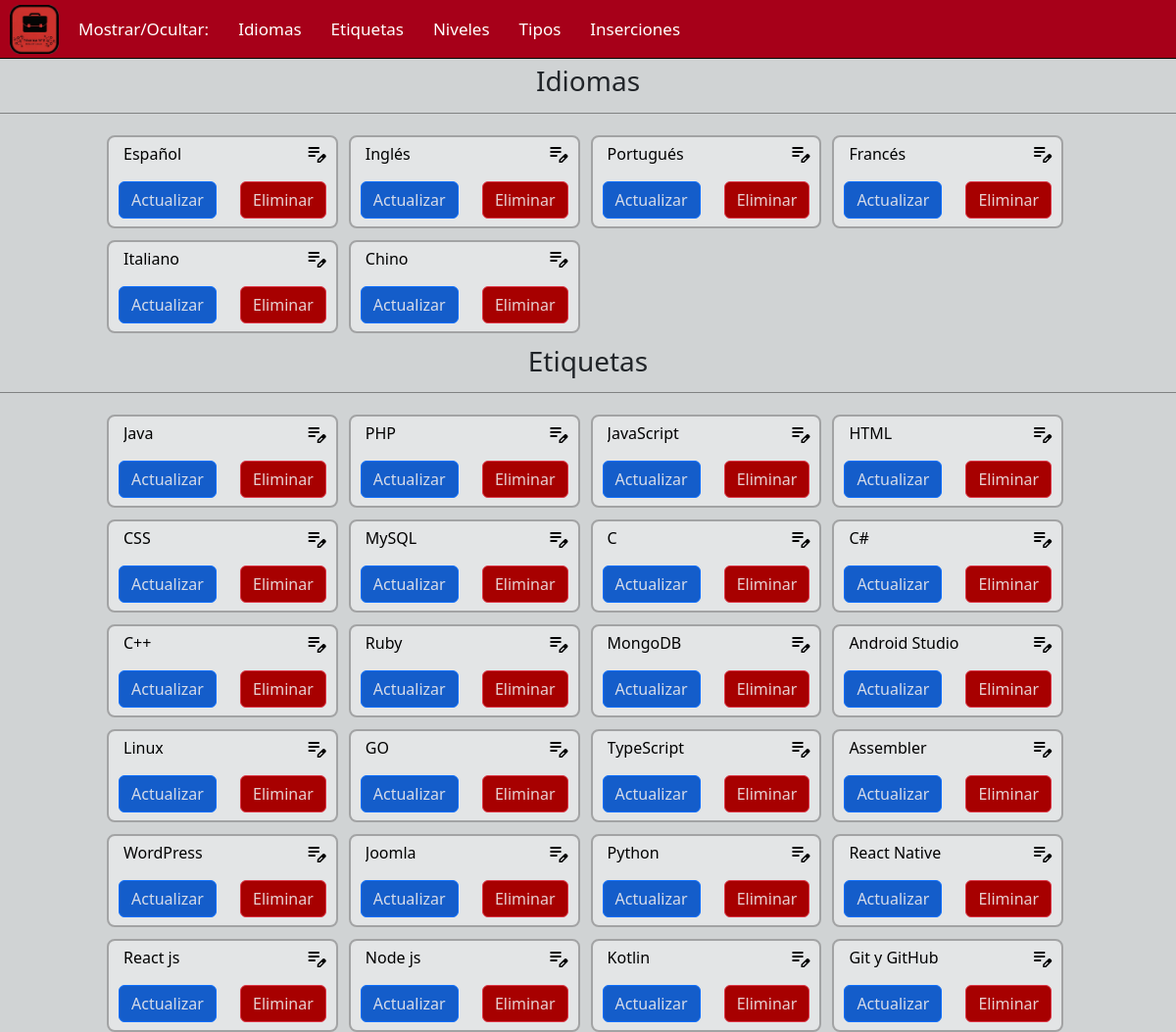
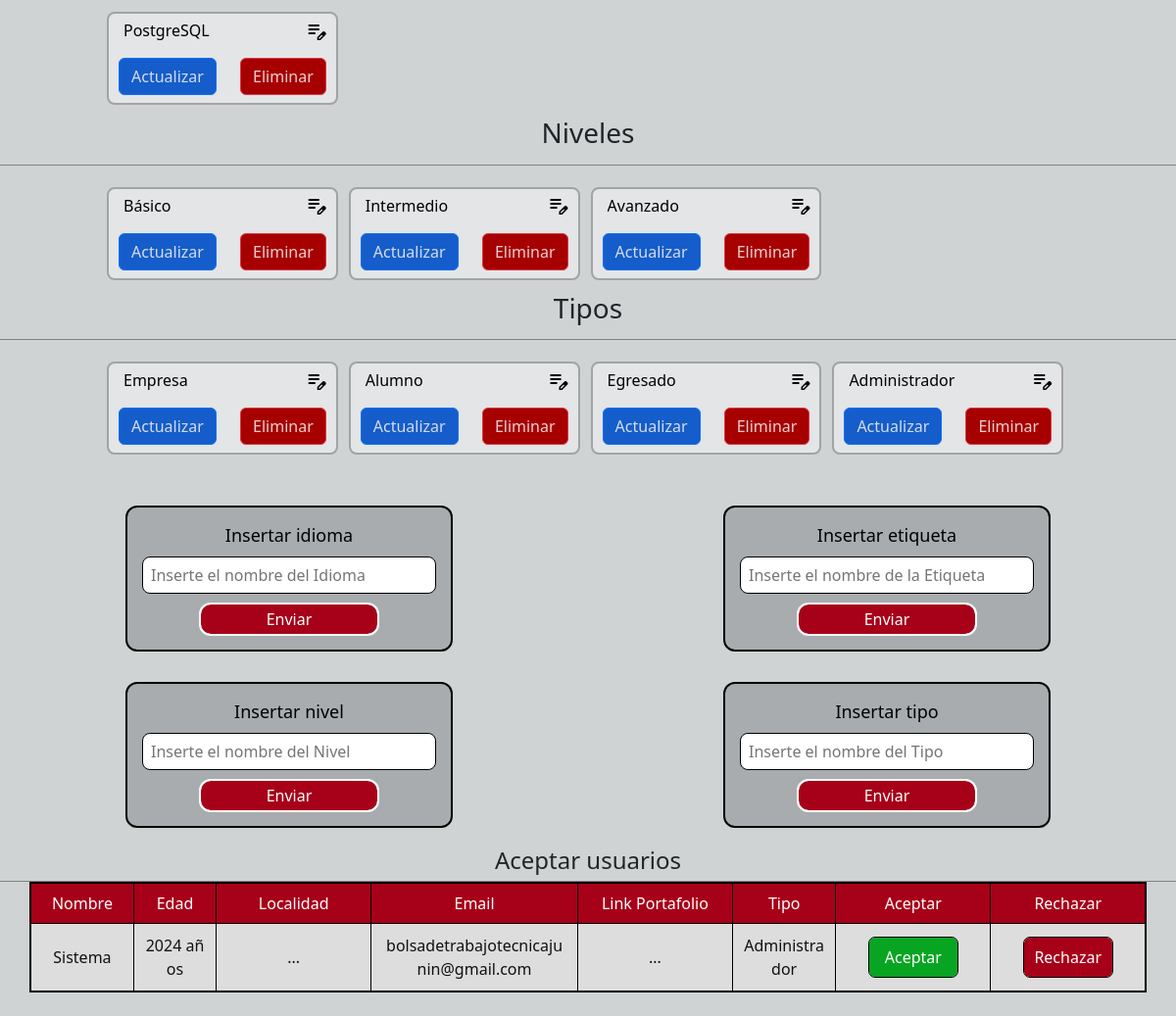
The page /vistas/adminmenu.php on the database its author committed (2 pictures, top to bottom).
### tables this page shows
CREATE TABLE `idioma` (
  `idioma_id` int(10) NOT NULL,
  `idioma_nombre` varchar(80) NOT NULL
);

CREATE TABLE `etiquetas` (
  `etiqueta_id` int(10) NOT NULL,
  `etiqueta_nombre` varchar(80) NOT NULL
);

CREATE TABLE `niveles` (
  `niveles_id` int(10) NOT NULL,
  `niveles_nombre` text NOT NULL
);

CREATE TABLE `tipo_usuario` (
  `tipoUsuario_id` int(11) NOT NULL,
  `tipoUsuario_nombre` varchar(80) NOT NULL
);

CREATE TABLE `usuarios` (
  `usuario_id` int(10) NOT NULL,
  `usuario_nombre` varchar(80) NOT NULL,
  `usuario_edad` date NOT NULL,
  `usuario_localidad` varchar(80) NOT NULL,
  `usuario_email` varchar(80) NOT NULL,
  `usuario_clave` varchar(80) NOT NULL,
  `usuario_descripcion` text NOT NULL,
  `usuario_dateAct` date NOT NULL,
  `usuario_fotoPerfil` varchar(500) NOT NULL,
  `usuario_portfolio` varchar(300) NOT NULL,
  `usuario_habilitado` varchar(100) NOT NULL,
  `usuario_tipo` int(10) NOT NULL,
  `usuario_estado` int(10) NOT NULL
);

### logica/metodoscrud.php (called while the page is built, shortened)
<?php
class methods{
    public function mostrarDatos($sql){
        require_once("connection.php");
        $result= $connection->query($sql);
        $datos= $result->fetch_all(MYSQLI_ASSOC);
        return $datos;
    }
}
?>

### vistas/adminmenu.php (the view, shortened to what this page needs)
<?php
require('../logica/metodoscrud.php');
require('../logica/connection.php');
function calcularEdad($fechaDeNacimiento){
    $fechaDeNacimiento = new DateTime($fechaDeNacimiento);
    $fechaActual = new DateTime();
    $diferencia = $fechaActual->diff($fechaDeNacimiento);
    $edad = $diferencia->y;
    return $edad;
}
                ?>
<!DOCTYPE html>
<html lang="en">
<head>
    <link href="https://cdn.jsdelivr.net/npm/bootstrap@5.3.3/dist/css/bootstrap.min.css" rel="stylesheet"
>
    <link rel="stylesheet" href="../estilos/adminStyle.css">
</head>
<body>
    <header>
        <nav>
            <a href="../index.php" class="container-img"><img src="../imgs/logo.png" alt="logo bolsa"></a>
            <span><a>Mostrar/Ocultar:</a></span>
            <li class="container-toggles markeroff">
                <a onclick="toggleDiv('.idiomas')">Idiomas</a>
                <a onclick="toggleDiv('.etiquetas')">Etiquetas</a>
                <a onclick="toggleDiv('.niveles')">Niveles</a>
                <a onclick="toggleDiv('.tipos')">Tipos</a>
                <a onclick="toggleDiv('.contenedor-insercion')">Inserciones</a>
            </li>
        </nav>
    </header>
    <section>
        <h3 class="idiomas">Idiomas</h3>
        <div class="adminmenudiv">
            <?php
            $obj = new methods();
            $idiomas = "SELECT * FROM idioma";
            $etiquetas = "SELECT * FROM etiquetas";
            $tipos = "SELECT * FROM tipo_usuario";
            $niveles = "SELECT * FROM niveles";
            $datos = $obj->mostrarDatos($idiomas);
            foreach ($datos as $key) { ?>
                <div class="contenedor-idiomas idiomas" id="idiomas">
                    <div class="contenedor-p">
                        <form action="adminmenu.php" method="GET" class="form" id="form-idiomas-<?php echo $key['idioma_id']; ?>">
                            <input type="text" name="name" class="input-toggle inputs-idiomas" id="inputs-idiomas" value="<?php echo $key['idioma_nombre']; ?>" disabled>
                            <span onclick="enfocarInput(this)" class="material-symbols-outlined habilitar">edit_note</span>
                        </form>
                    </div>
                    <a class="btn-editar btn btn-primary" data-form-id="form-idiomas-<?php echo $key['idioma_id']; ?>">Actualizar</a>
                    <a class="btn-eliminar btn btn-danger"
                        href="eliminar.php?id=<?php echo $key['idioma_id']; ?>&opcion=Idioma">Eliminar</a>
                </div>
            <?php } ?>
        </div>
        <h3 class="etiquetas">Etiquetas</h3>
        <div class="adminmenudiv">
            <?php $datos = $obj->mostrarDatos($etiquetas);
            foreach ($datos as $key) { ?>
                <div class="contenedor-etiquetas etiquetas" id="etiquetas">
                    <div class="contenedor-p">
                        <form action="adminmenu.php" method="GET" class="form" id="form-etiquetas-<?php echo $key['etiqueta_id']; ?>">
                            <input type="text" name="name" class="input-toggle" id="inputs-etiquetas"value="<?php echo $key['etiqueta_nombre']; ?>" disabled>
                            <span onclick="enfocarInput(this)" class="material-symbols-outlined habilitar">edit_note</span>
                        </form>
                    </div>
                    <a class="btn-editar btn btn-primary" data-form-id="form-etiquetas-<?php echo $key['etiqueta_id']; ?>"  >Actualizar</a>
                    <a class="btn-eliminar btn btn-danger"
                        href="eliminar.php?id=<?php echo $key['etiqueta_id']; ?>&opcion=Etiqueta">Eliminar</a>
                </div>
            <?php } ?>
        </div>
        <h3 class="niveles">Niveles</h3>
        <div class="adminmenudiv">
            <?php $datos = $obj->mostrarDatos($niveles);
            foreach ($datos as $key) { ?>
                <div class="contenedor-niveles niveles" id="niveles">
                    <div class="contenedor-p">
                        <form action="adminmenu.php" method="GET" class="form" id="form-niveles-<?php echo $key['niveles_id']; ?>">
                            <input type="text" name="name" class="input-toggle" id="inputs-niveles" value="<?php echo $key['niveles_nombre']; ?>" disabled>
                            <span onclick="enfocarInput(this)" class="material-symbols-outlined habilitar">edit_note</span>
                        </form>
                    </div>
                    <a class="btn-editar btn btn-primary" data-form-id="form-niveles-<?php echo $key['niveles_id']; ?>">Actualizar</a>
                    <a class="btn-eliminar btn btn-danger"
                        href="eliminar.php?id=<?php echo $key['niveles_id']; ?>&opcion=Nivel">Eliminar</a>
                </div>
            <?php } ?>
        </div>
        <h3 class="tipos">Tipos</h3>
        <div class="adminmenudiv">
            <?php $datos = $obj->mostrarDatos($tipos);
            foreach ($datos as $key) { ?>
                <div class="contenedor-tipos tipos" id="tipos">
                    <div class="contenedor-p">
                        <form action="adminmenu.php" method="GET" class="form" id="form-tipos-<?php echo $key['tipoUsuario_id']; ?>">
                            <input type="text" name="name" class="input-toggle" id="inputs-tipos" value="<?php echo $key['tipoUsuario_nombre']; ?>" disabled>
                            <span onclick="enfocarInput(this)" class="material-symbols-outlined habilitar">edit_note</span>
                        </form>
                    </div>
                    <a class="btn-editar btn btn-primary" data-form-id="form-tipos-<?php echo $key['tipoUsuario_id']; ?>">Actualizar</a>
                    <a class="btn-eliminar btn btn-danger"
                        href="eliminar.php?id=<?php echo $key['tipoUsuario_id']; ?>&opcion=Tipos">Eliminar</a>
                </div>
            <?php } ?>
        </div>
        <br>
        <br>
        <div class="contenedor-insercion">
            <form class="FormularioAjax" action="procesos.php" method="POST" onsubmit="enviar_formulario_ajax(event)">
                <label>Insertar idioma</label>
                <input type="text" name="name" placeholder="Inserte el nombre del Idioma" class="inputs-insert">
                <input type="submit" class="inputs-submit" value="Enviar">
            </form>
            <form class="FormularioAjax" action="procesos.php" method="POST" onsubmit="enviar_formulario_ajax(event)">
                <label>Insertar etiqueta</label>
                <input type="text" name="name" placeholder="Inserte el nombre de la Etiqueta" class="inputs-insert">
                <input type="submit" class="inputs-submit" value="Enviar">
            </form>
            <form class="FormularioAjax" action="procesos.php" method="POST" onsubmit="enviar_formulario_ajax(event)">
                <label for="">Insertar nivel</label>
                <input type="text" name="name" placeholder="Inserte el nombre del Nivel" class="inputs-insert">
                <input type="submit" inputs-submit class="inputs-submit" value="Enviar">
            </form>
            <form class="FormularioAjax" action="procesos.php" method="POST" onsubmit="enviar_formulario_ajax(event)">
                <label for="">Insertar tipo</label>
                <input type="text" name="name" placeholder="Inserte el nombre del Tipo" class="inputs-insert">
                <input type="submit" class="inputs-submit" value="Enviar">
            </form>
        </div>
        <h3 class="descripcion-tabla">Aceptar usuarios</h3>
        <table class="tabla" id="myTable">
            <thead class="encabezado-tabla">
                <tr>
                    <th>Nombre</th>
                    <th>Edad</th>
                    <th>Localidad</th>
                    <th>Email</th>
                    <th>Link Portafolio</th>
                    <th>Tipo</th>
                    <th>Aceptar</th>
                    <th>Rechazar</th>
                </tr>
            </thead>
            <?php
                $stmt = $connection->prepare("SELECT * FROM `usuarios` WHERE `usuario_habilitado` = 'false' AND `usuario_estado` != '11'");
                $stmt->execute();
                $results = $stmt->get_result();
                while($fila =  $results->fetch_assoc()): ?>
                    <tbody class="cuerpo-tabla">
                        <tr>
                            <td data-cell="Nombre"><?php echo htmlspecialchars($fila['usuario_nombre']); ?></td>
                            <td data-cell="Edad"><?php echo htmlspecialchars(calcularEdad($fila['usuario_edad'])) . ' años'; ?></td>
                            <td data-cell="Localidad"><?php echo htmlspecialchars($fila['usuario_localidad']); ?></td>
                            <td data-cell="Email"><?php echo htmlspecialchars($fila['usuario_email']); ?></td>
                            <td data-cell="Link Portafolio"><?php echo htmlspecialchars($fila['usuario_portfolio']); ?></td>
                            <td data-cell="Tipo">
                                <?php
                                    switch($fila['usuario_tipo']){
                                        case 4:
                                            echo 'Administrador';
                                            break;
                                    }
                                ?>
                            </td>
                            <td data-cell="Aceptar">
                                <form action="./adminmenu.php" method="POST">
                                    <button class="btn-opcion btn-aceptar">Aceptar</button>
                                </form>
                            </td>
                            <td data-cell="Rechazar">
                                <form action="./adminmenu.php" method="POST">
                                    <button class="btn-opcion btn-rechazar">Rechazar</button>
                                </form>
                            </td>
                        </tr>
                    </tbody>
               <?php endwhile;
                            ?>
        </table>
        <br>
    </section>
</body>
</html>

### estilos/adminStyle.css (style rules this page uses)
* { margin: 0; padding: 0; box-sizing: border-box; }
body { width: 100vw; height: 100dvh; background-color: #D0D3D4; overflow-x: hidden; font-family: 'Segoe UI', Tahoma, Geneva, Verdana, sans-serif; }
h3 { text-align: center; padding: 6px 0 15px 0; margin: 0; display: block; border-bottom: #1d1b1b71 1px solid; }
header { top: 0; width: 100%; height: 60px; display: flex; }
nav { width: 100%; background-color: #a70019; border-bottom: 1px solid #000; height: inherit; display: flex; align-items: center; position: fixed; }
nav img { width: 50px; height: 50px; }
nav a { margin-left: 10px; }
.container-toggles { color: #fff; text-decoration: none; display: flex; margin-left: 10px; align-items: center; height: inherit; }
.container-toggles a { padding: 10px; font-size: 17px; cursor:pointer; }
span { margin-left: 10px; color: #fff; font-size: 17px; }
.contenedor-idiomas,.contenedor-etiquetas, .contenedor-niveles, .contenedor-tipos { outline: 2px solid #1d1b1b41; background-color: rgba(255, 255, 255, 0.4); border-radius: 6px; margin: 8px 0 8px 15px; display: inline-block; }
.form { display: flex; align-items: center; }
.form span { color: #000; margin-left: auto; margin-right: 8px; cursor: pointer; }
#inputs-idiomas:disabled, #inputs-etiquetas:disabled, #inputs-niveles:disabled, #inputs-tipos:disabled { color: #000; }
.input-toggle { width: 170px; padding: 0 0 3px 2px; margin: 5px 0 5px 13px; background: none; outline: none; border: none; }
.btn-editar, .btn-eliminar { text-decoration: none; margin: 8px 10px; font-size: 1rem; color: #f0edede0; }
.btn-editar { background-color: #145dca; }
.btn-eliminar { background-color: #a70000; }
.contenedor-insercion { width: 100%; display: grid; grid-template-columns: 1fr 1fr; place-items: center; gap: 20px; }
.adminmenudiv { display: flex; flex-direction: row; flex-grow: 0; flex-shrink: 0; flex-wrap: wrap; padding: 16px 4% 0 8%; }
.FormularioAjax { display: flex; flex-direction: column; margin-bottom: 15px; align-items: center; padding: 15px; border-radius: 10px; gap: 8px; background-color: #a8acaf; outline: 2px solid black; }
.FormularioAjax label { color: #000; font-size: 18px; }
.inputs-insert { margin-bottom: 2px; width: 300px; padding: 6px 8px; border-radius: 8px; background-color: #fff; border: #000 1px solid; color: #000; }
.inputs-submit { width: 180px; background-color: #a70019; padding: 3px 4px; border-radius: 10px; margin: 1px; border: none; outline: 2px solid #fff; color: #fff; }
.tabla { width: 95vw; border-collapse: collapse; table-layout: fixed; border: 2px solid #000; overflow-x: scroll; margin: 5px 0 0 10px; margin: auto; }
.descripcion-tabla { font-size: 24px; padding: 6px; }
.encabezado-tabla th, .cuerpo-tabla td { font-size: 16px; border: 1px solid #000; font-weight: 500; }
.cuerpo-tabla td { background-color: #ddd; color: #111; padding: 10px; text-align: center; word-break: break-all; white-space: wrap; }
.cuerpo-tabla td form .btn-opcion { font-size: 16px; background-color: #08a522; color: #fff; border: none; outline: 1px solid #000; border-radius: 6px; padding: 8px; width: 90px; }
.cuerpo-tabla td form .btn-rechazar { background-color: #a70019; }
.encabezado-tabla th { padding: 8px 0; background-color: #a70019; color: #fff; text-align: center; }
.encabezado-tabla th, .cuerpo-tabla td { width: 15%; }
.encabezado-tabla th:nth-child(1), .cuerpo-tabla td:nth-child(1) { width: 10%; }
.encabezado-tabla th:nth-child(2), .cuerpo-tabla td:nth-child(2) { width: 8%; }
.encabezado-tabla th:nth-child(3), .cuerpo-tabla td:nth-child(3) { width: 15%; }
.encabezado-tabla th:nth-child(4), .cuerpo-tabla td:nth-child(4) { width: 20%; }
.encabezado-tabla th:nth-child(6), .cuerpo-tabla td:nth-child(6) { width: 10%; }
.encabezado-tabla th:nth-child(7), .cuerpo-tabla td:nth-child(7) { width: 15%; }

### rows shown on the page
idioma: name "Español"
idioma: name "Inglés"
idioma: name "Portugués"
idioma: name "Francés"
idioma: name "Italiano"
idioma: name "Chino"
niveles: name "Básico"
niveles: name "Intermedio"
niveles: name "Avanzado"
tipo_usuario: name "Empresa"
tipo_usuario: name "Alumno"
tipo_usuario: name "Egresado"
tipo_usuario: name "Administrador"
usuarios: usuario_nombre "Sistema", usuario_edad "2024", usuario_localidad "...", usuario_email "bolsadetrabajotecnicajunin@gmail.com", usuario_portfolio "...", shows "Administrador"
